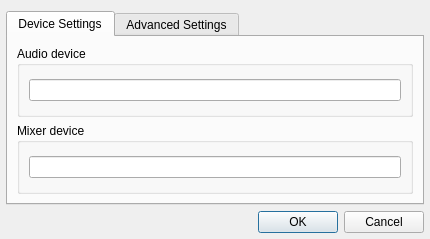
<?xml version="1.0" encoding="UTF-8"?>
<ui version="4.0">
 <class>OssSettingsDialog</class>
 <widget class="QDialog" name="OssSettingsDialog">
  <property name="geometry">
   <rect>
    <x>0</x>
    <y>0</y>
    <width>430</width>
    <height>239</height>
   </rect>
  </property>
  <property name="windowTitle">
   <string>OSS Plugin Settings</string>
  </property>
  <layout class="QVBoxLayout" name="verticalLayout">
   <property name="leftMargin">
    <number>6</number>
   </property>
   <property name="rightMargin">
    <number>6</number>
   </property>
   <property name="bottomMargin">
    <number>6</number>
   </property>
   <item>
    <widget class="QTabWidget" name="tabWidget">
     <property name="currentIndex">
      <number>0</number>
     </property>
     <widget class="QWidget" name="tab">
      <attribute name="title">
       <string>Device Settings</string>
      </attribute>
      <layout class="QVBoxLayout">
       <property name="spacing">
        <number>6</number>
       </property>
       <property name="leftMargin">
        <number>9</number>
       </property>
       <property name="topMargin">
        <number>9</number>
       </property>
       <property name="rightMargin">
        <number>9</number>
       </property>
       <property name="bottomMargin">
        <number>9</number>
       </property>
       <item>
        <widget class="QGroupBox" name="groupBox">
         <property name="title">
          <string>Audio device</string>
         </property>
         <layout class="QVBoxLayout">
          <item>
           <widget class="QLineEdit" name="lineEdit">
            <property name="text">
             <string/>
            </property>
           </widget>
          </item>
         </layout>
        </widget>
       </item>
       <item>
        <widget class="QGroupBox" name="groupBox_2">
         <property name="title">
          <string>Mixer device</string>
         </property>
         <layout class="QGridLayout">
          <property name="leftMargin">
           <number>9</number>
          </property>
          <property name="topMargin">
           <number>9</number>
          </property>
          <property name="rightMargin">
           <number>9</number>
          </property>
          <property name="bottomMargin">
           <number>9</number>
          </property>
          <property name="spacing">
           <number>6</number>
          </property>
          <item row="0" column="0">
           <widget class="QLineEdit" name="lineEdit_2">
            <property name="text">
             <string/>
            </property>
           </widget>
          </item>
         </layout>
        </widget>
       </item>
      </layout>
     </widget>
     <widget class="QWidget" name="tab_2">
      <attribute name="title">
       <string>Advanced Settings</string>
      </attribute>
      <layout class="QVBoxLayout">
       <property name="spacing">
        <number>6</number>
       </property>
       <property name="leftMargin">
        <number>9</number>
       </property>
       <property name="topMargin">
        <number>9</number>
       </property>
       <property name="rightMargin">
        <number>9</number>
       </property>
       <property name="bottomMargin">
        <number>9</number>
       </property>
       <item>
        <widget class="QGroupBox" name="groupBox_3">
         <property name="title">
          <string>Soundcard</string>
         </property>
         <layout class="QGridLayout">
          <property name="leftMargin">
           <number>9</number>
          </property>
          <property name="topMargin">
           <number>9</number>
          </property>
          <property name="rightMargin">
           <number>9</number>
          </property>
          <property name="bottomMargin">
           <number>9</number>
          </property>
          <property name="spacing">
           <number>6</number>
          </property>
          <item row="3" column="1">
           <spacer>
            <property name="orientation">
             <enum>Qt::Vertical</enum>
            </property>
            <property name="sizeHint" stdset="0">
             <size>
              <width>20</width>
              <height>111</height>
             </size>
            </property>
           </spacer>
          </item>
          <item row="0" column="2">
           <spacer>
            <property name="orientation">
             <enum>Qt::Horizontal</enum>
            </property>
            <property name="sizeHint" stdset="0">
             <size>
              <width>188</width>
              <height>20</height>
             </size>
            </property>
           </spacer>
          </item>
          <item row="1" column="1">
           <widget class="QSpinBox" name="periodSpinBox">
            <property name="minimum">
             <number>20</number>
            </property>
            <property name="maximum">
             <number>5000</number>
            </property>
            <property name="value">
             <number>100</number>
            </property>
           </widget>
          </item>
          <item row="0" column="1">
           <widget class="QSpinBox" name="bufferSpinBox">
            <property name="minimum">
             <number>200</number>
            </property>
            <property name="maximum">
             <number>10000</number>
            </property>
            <property name="value">
             <number>500</number>
            </property>
           </widget>
          </item>
          <item row="0" column="0">
           <widget class="QLabel" name="label">
            <property name="text">
             <string>Buffer time (ms):</string>
            </property>
            <property name="alignment">
             <set>Qt::AlignLeading|Qt::AlignLeft|Qt::AlignVCenter</set>
            </property>
           </widget>
          </item>
          <item row="1" column="0">
           <widget class="QLabel" name="label_2">
            <property name="text">
             <string>Period time (ms):</string>
            </property>
            <property name="alignment">
             <set>Qt::AlignLeading|Qt::AlignLeft|Qt::AlignVCenter</set>
            </property>
           </widget>
          </item>
          <item row="1" column="2">
           <spacer>
            <property name="orientation">
             <enum>Qt::Horizontal</enum>
            </property>
            <property name="sizeHint" stdset="0">
             <size>
              <width>188</width>
              <height>20</height>
             </size>
            </property>
           </spacer>
          </item>
          <item row="2" column="1">
           <widget class="QCheckBox" name="checkBox">
            <property name="text">
             <string/>
            </property>
           </widget>
          </item>
          <item row="2" column="0">
           <widget class="QLabel" name="label_3">
            <property name="text">
             <string>PCM over Master</string>
            </property>
           </widget>
          </item>
         </layout>
        </widget>
       </item>
      </layout>
     </widget>
    </widget>
   </item>
   <item>
    <widget class="QDialogButtonBox" name="buttonBox">
     <property name="standardButtons">
      <set>QDialogButtonBox::Cancel|QDialogButtonBox::Ok</set>
     </property>
    </widget>
   </item>
  </layout>
 </widget>
 <resources/>
 <connections>
  <connection>
   <sender>buttonBox</sender>
   <signal>accepted()</signal>
   <receiver>OssSettingsDialog</receiver>
   <slot>accept()</slot>
   <hints>
    <hint type="sourcelabel">
     <x>293</x>
     <y>213</y>
    </hint>
    <hint type="destinationlabel">
     <x>17</x>
     <y>227</y>
    </hint>
   </hints>
  </connection>
  <connection>
   <sender>buttonBox</sender>
   <signal>rejected()</signal>
   <receiver>OssSettingsDialog</receiver>
   <slot>reject()</slot>
   <hints>
    <hint type="sourcelabel">
     <x>325</x>
     <y>205</y>
    </hint>
    <hint type="destinationlabel">
     <x>432</x>
     <y>193</y>
    </hint>
   </hints>
  </connection>
 </connections>
</ui>
